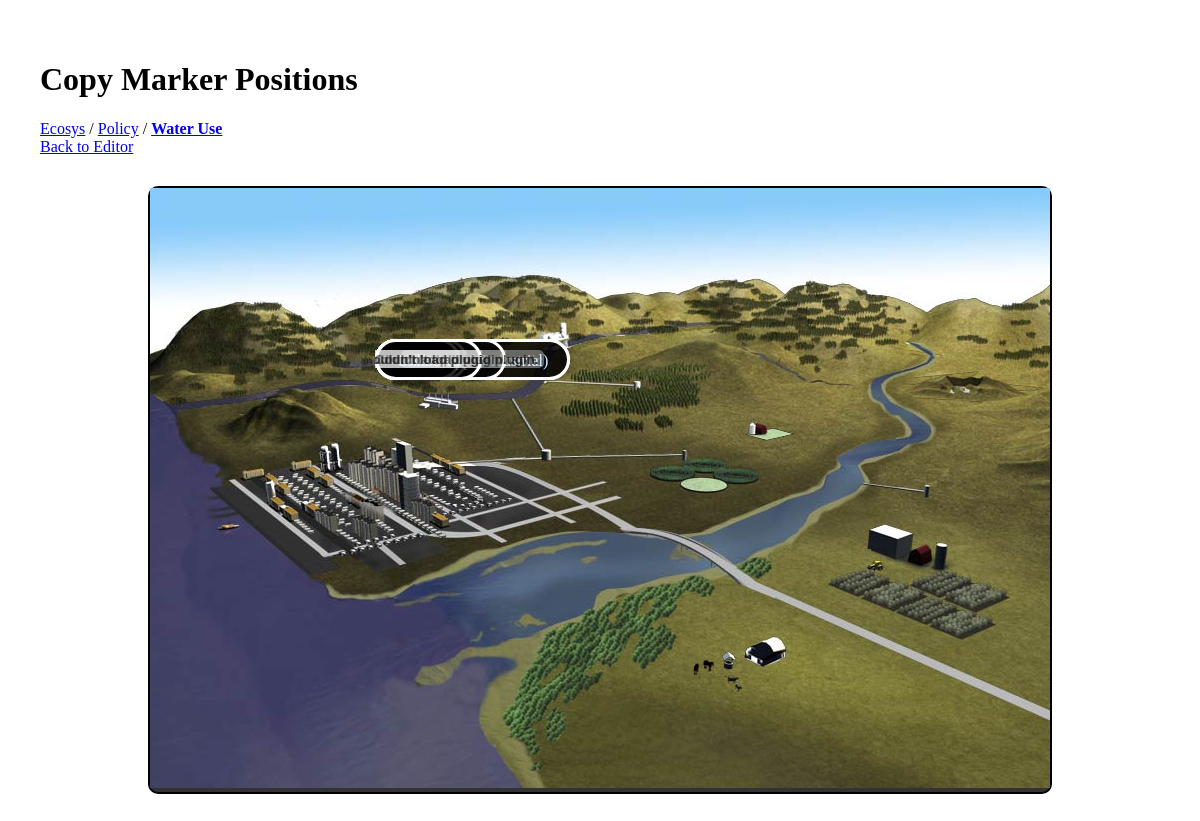
The page /copy.php?markers=GWuse on the database its author committed.
### tables this page shows
CREATE TABLE `water_elements` (
  `id` int(11) NOT NULL AUTO_INCREMENT,
  `Label` varchar(255) NOT NULL,
  `Name` varchar(255) NOT NULL,
  `Description` tinytext NOT NULL,
  `Group` varchar(255) NOT NULL,
  `SubGroup` varchar(255) NOT NULL,
  `horiz` varchar(31) NOT NULL,
  `vert` varchar(31) NOT NULL,
  PRIMARY KEY (`id`)
);

### copy.php (the view, shortened to what this page needs)
<?php
$link = mysqli_connect($host, $username, $password) or die("MySQL Error: " . mysqli_error());
mysqli_select_db($link, $database) or die("MySQL Error: " . mysqli_error());
?>
<!DOCTYPE html>
<html>
<head>
<link rel="stylesheet" href="style.css" type="text/css" />
<link rel="stylesheet" href="http://waterinthewest.stanford.edu/cgi-bin/groundwater/themes/bootstrap_for_gw/css/groundwater.css">
</head>
<body>
<div id="page" class="<?php echo $_GET['markers'];?>">
<h1>Copy Marker Positions</h1>
<div id="links">
<a href="<?php echo $_SERVER['PHP_SELF']; ?>?markers=ecosys" id="ecosys">Ecosys</a> /
<a href="<?php echo $_SERVER['PHP_SELF']; ?>?markers=Policy" id="Policy">Policy</a> /
<a href="<?php echo $_SERVER['PHP_SELF']; ?>?markers=GWuse" id="GWuse">Water Use</a>
</div>
<a href="index.php?markers=<?php echo $_GET['markers']; ?>" id="edit">Back to Editor</a>
<div id="glassbox"><img src="groundwater.jpg">
<?php
		if(isset($_GET['markers'])) {
            $get_water_elements = mysqli_query($link, "SELECT * FROM water_elements");
            while($row = mysqli_fetch_array($get_water_elements)) {
                if(strpos($row['Name'], $_GET['markers'].'_') !== FALSE) {
                echo '<a class="marker" rel="'.$row['id'].'" style="'.$row['horiz'].'; '.$row['vert'].'">'.$row['Label'].'</a>';
                }
            }
		}
?>
</div>
</body>
</html>

### style.css (style rules this page uses)
#page { padding: 2em; }
#glassbox { background:#333; border:2px solid #000; margin:30px auto auto auto; position:relative; max-width:900px; -moz-border-radius: 10px; -webkit-border-radius: 10px; }
.ecosys #ecosys, .Policy #Policy, .GWuse #GWuse { font-weight: bold; }
img { max-width: 100%; }
.marker { display: block; position: absolute; z-index: 30; line-height: 1.2em; padding: .6em 1.2em; border-radius: 1.8em; border: 3px solid #fff; height: 1em; color: #bfe2fa; background: rgba(0,0,0,.6); }

### rows shown on the page
water_elements: Label "Self Supply (Domestic)"
water_elements: Label "Self Supply (Industrial)"
water_elements: Label "Irrigation"
water_elements: Label "Livestock"
water_elements: Label "Mining"
water_elements: Label "Power"
water_elements: Label "PublicSupply"
water_elements: Label "Unknown"
